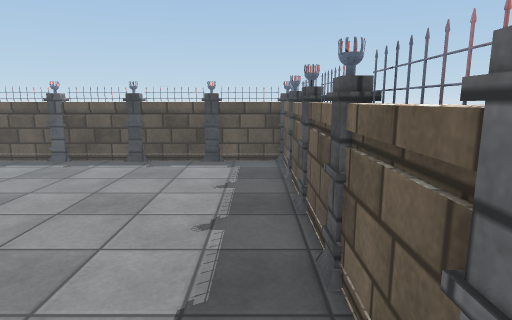
view 1 (above)

14 first-person views from a walk through a Unity game level. The camera is 1.4 m above the floor, tilts 10° down and sees 75° across. The floor is counted in squares, 0.5 m on a side. Each view is taken from the middle of a square. On the plan, view 1 faces up. The plan holds only what a view shows up to about 20 squares ahead; the rest is blank. The place goes on beyond the plan. The player is left out. Surface patterns are stand-ins for the level's own textures.

view 2
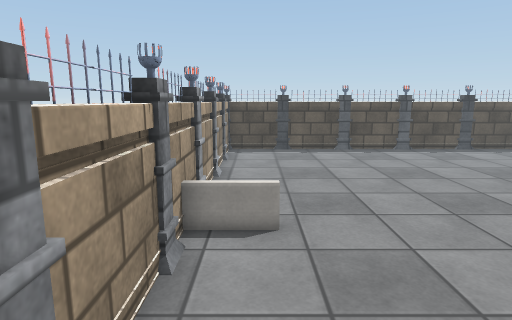

view 3
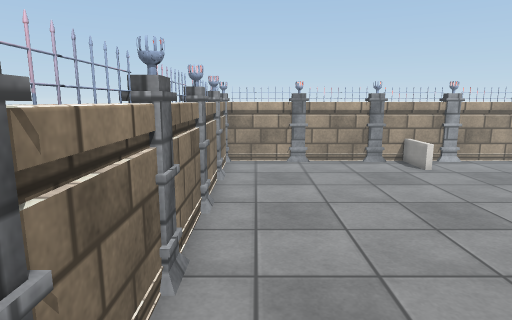

view 4
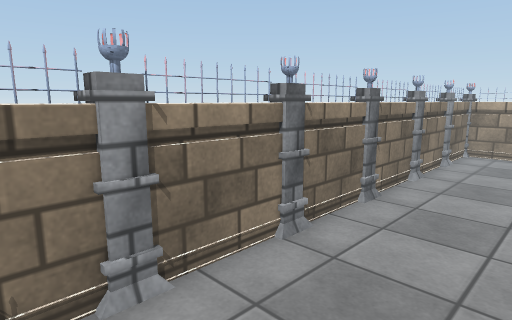

view 5
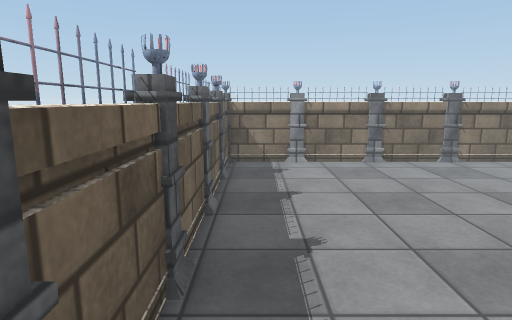

view 6
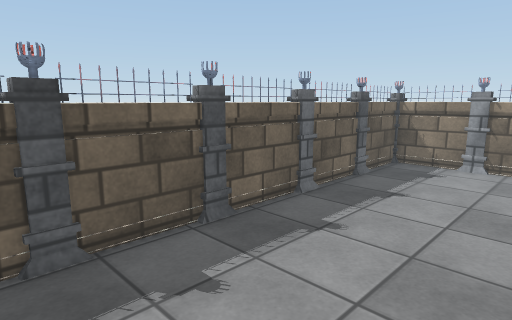

view 7
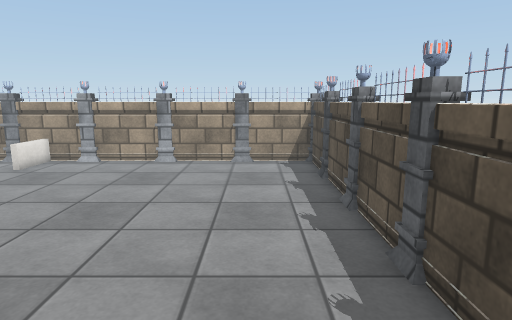

view 8
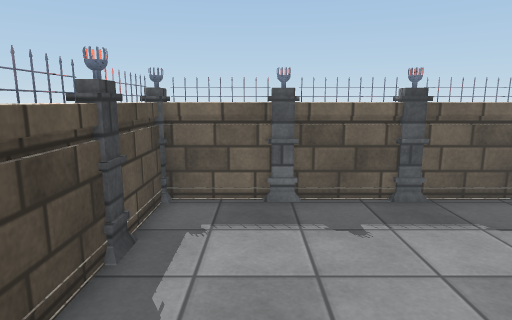

view 9
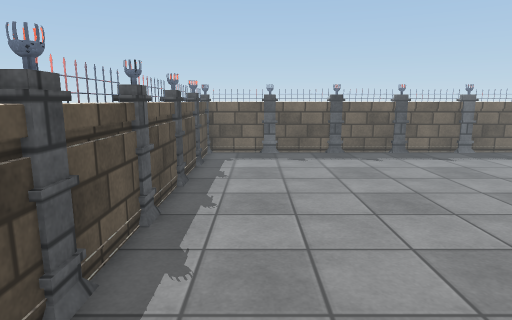

view 10
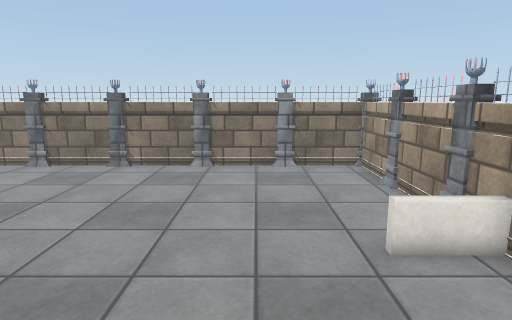

view 11
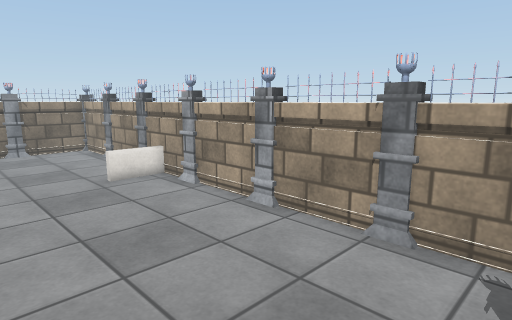

view 12
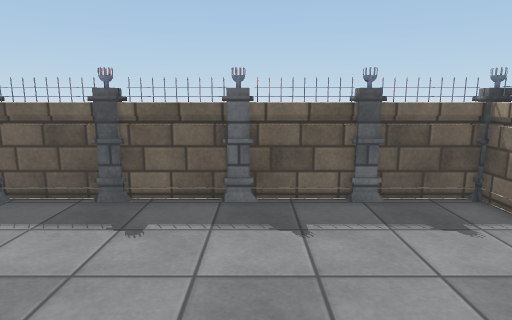

view 13
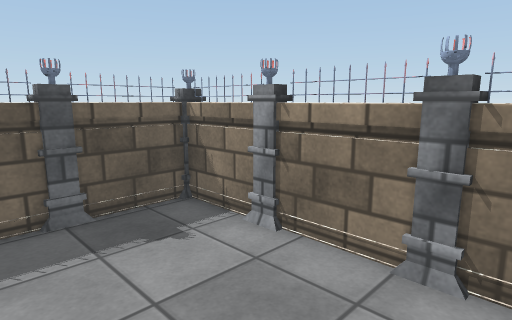

view 14
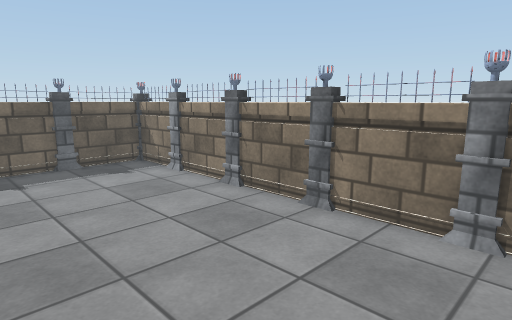

### Floor plan
Key: @ floor where view 1 was taken; # wall or solid block; . floor; = window, fence, low wall or low ledge; ^ raised ledge; O other object.
Columns run from 20 left of view 1 to 2 right of it. Each row starts with its distance up from view 1.
 16 O^^OOOOO^^OO^^O^^^O^^OO
 15 #.............O...O..##
 14 #....................##
 13 O....................##
 12 O....................O#
 11 #....................=#
 10 #....................=#
  9 O....................O#
  8 O....................##
  7 #....................=#
  6 #....................##
  5 OO........   ........O#
  4 #.........    .......=#
  3 OOO........   .......##
  2 O....................##
  1 O....................O#
  0 #...................@=#
 -1 #....................=#
 -2 OO...................O#
 -3 #....................##
 -4 #....................=#
 -5 ##=#O==OO=#O=#OO##O#=##
 -6 ####OOOO#OOOOO#OOOOOOO

Positions as (right, up) in squares from view 1, and headings:
1: (0, 0), facing up
2: (-18, -4), facing up
3: (-4, -4), facing left
4: (0, -1), facing down-left
5: (0, 10), facing down
6: (-5, 10), facing down-right
7: (-4, 13), facing left
8: (-8, 13), facing right
9: (-17, 13), facing right
10: (-15, 9), facing down
11: (-13, 15), facing down-left
12: (-8, 1), facing right
13: (-7, 0), facing down-right
14: (-14, 2), facing down-right
